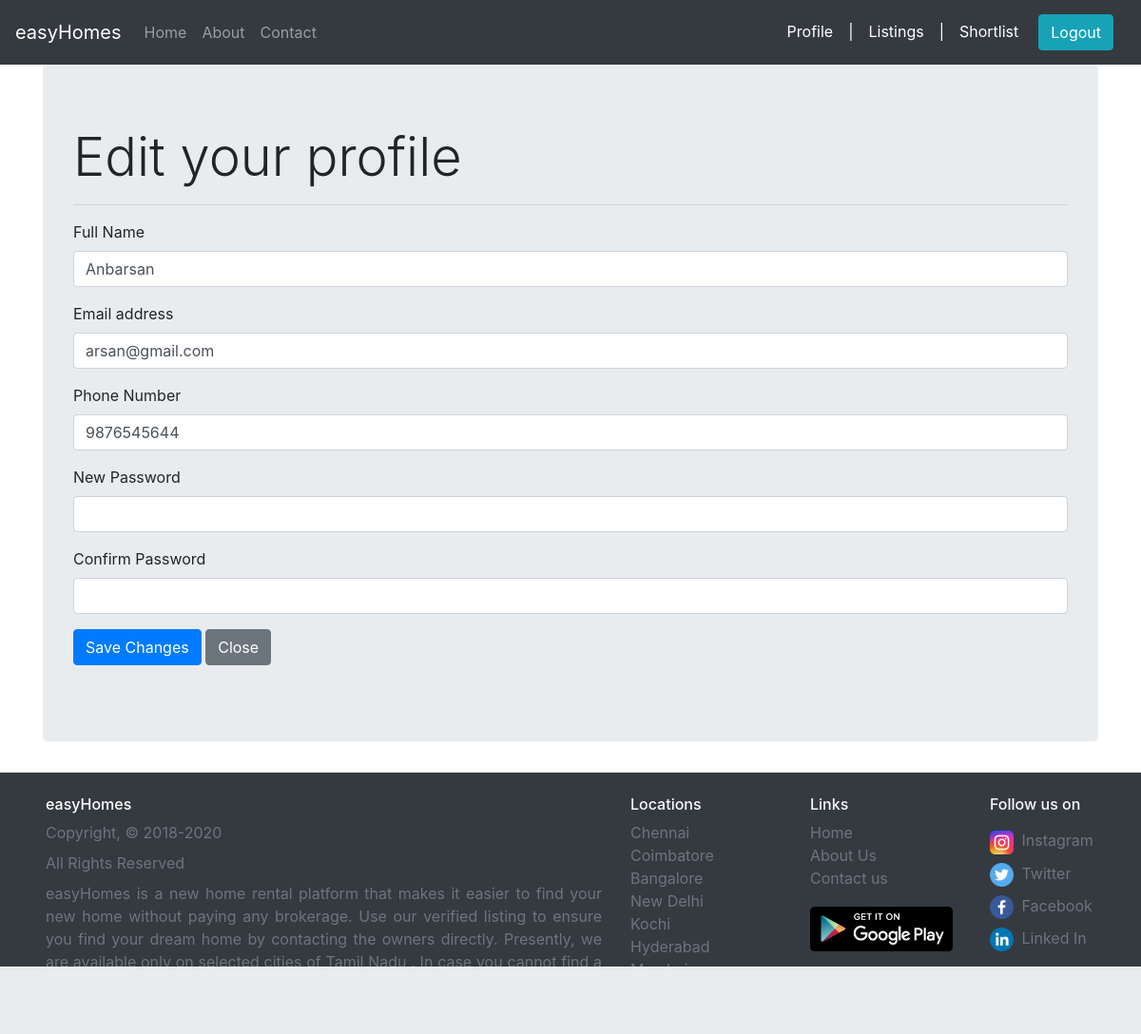
/profileEdit.php (signed in), run on an earlier commit of the app's database.
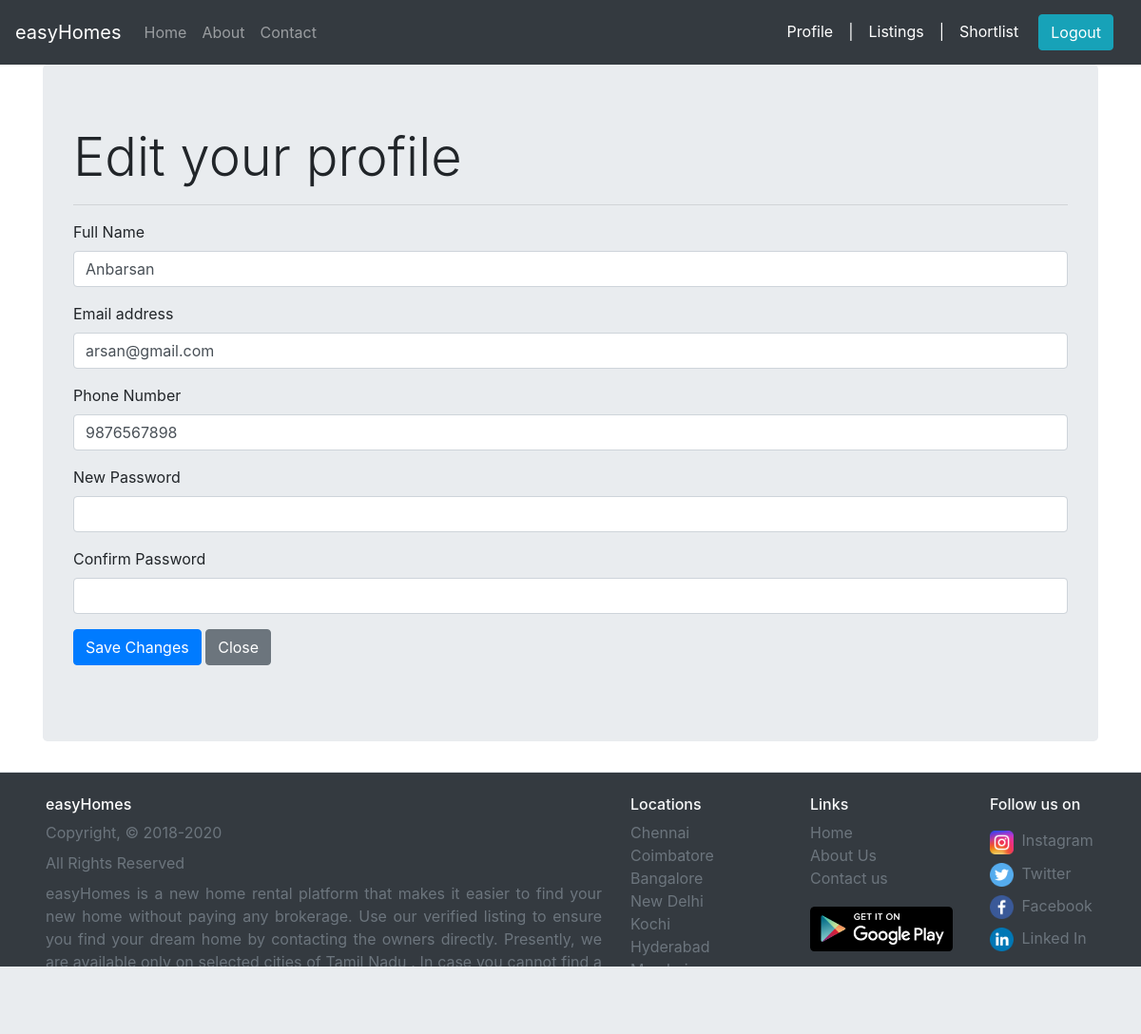
And on a later commit of the database.
### tables this page shows
CREATE TABLE `users` (
  `uid` int(11) NOT NULL,
  `name` varchar(50) NOT NULL,
  `email` varchar(50) NOT NULL,
  `phone` varchar(50) NOT NULL,
  `pwd` varchar(50) NOT NULL
);

### profileEdit.php (the view, shortened to what this page needs)
<?php
    include 'header.php';
?>
<?php
    $uid = $_SESSION['uid'];
?>
<div class="container">
    <div class="jumbotron">
        <?php
            $sql="SELECT * FROM USERS WHERE uid='$uid';";
            $result = $conn ->query($sql);
            $row = $result ->fetch_assoc();
            $name = $row['name'];
            $email = $row['email'];
            $phone = $row['phone'];
        ?>
        <h1 class="display-4">Edit your profile</h1>
        <hr>
        <form action="includes/inc-profileEdit.php" method="POST" id="edit-form">
            <div class="form-group">
                <label for="inputName">Full Name</label>
                <input type="text" name="name" value="<?php echo $name;?>" class="form-control" id="inputName"
                    aria-describedby="emailHelp" required>
            </div>
            <div class="form-group">
                <label for="inputEmail">Email address</label>
                <input type="email" name="email" value="<?php echo $email;?>" class="form-control" id="inputEmail" aria-describedby="emailHelp" required>
            </div>
            <div class="form-group">
                <label for="inputPhone">Phone Number</label>
                <input type="tel" name="phone" value="<?php echo $phone;?>" class="form-control" id="inputPhone"
                    aria-describedby="emailHelp" required>
            </div>
            <div class="form-group">
                <label for="inputPassword2">New Password</label>
                <input type="password" name="pwd1" class="form-control" id="inputPassword1"  required>
            </div>
            <div class="form-group">
                <label for="inputPassword2">Confirm Password</label>
                <input type="password" name="pwd2" class="form-control" id="inputPassword2"  required>
            </div>
            <div class="form-group">
                <button type="submit" name="submit-edit" id="edit-btn"
                class="btn btn-primary">Save Changes</button>
                <button type="button" class="btn btn-secondary" data-dismiss="modal">Close</button>
            </div>
        </form>
    </div>
</div>
<?php
    include 'footer.php';
?>

What changed in the data, as far as the page shows it:
changed users "Anbarsan": phone "9876545644" → "9876567898"
